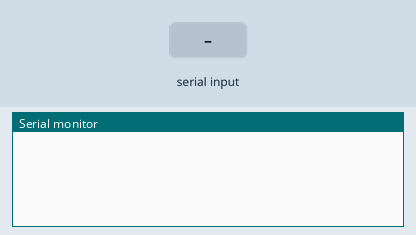
Recording of a sketch running on a simulated Arduino Uno, built with avr-gcc and run on an emulated ATmega328P. Shown: the last lines printed to the serial monitor. The test bench sets the inputs (shaded band).

Above: at 1.2 s.
1.3 s: "90,45\n" received over Serial
At 2.5 s:
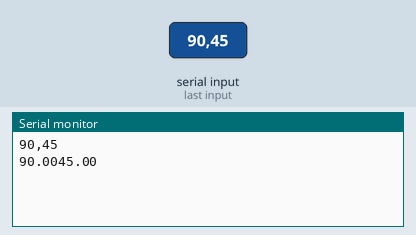
2.8 s: "1,90,45\n" received over Serial
At 4.0 s:
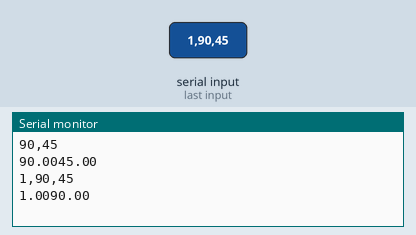

Measured:
- after the input at 1.3 s, the serial monitor: prints a new line at once (image 1)
- after the input at 2.8 s, the serial monitor: prints a new line at once (image 2)

The sketch:

NodeMCU_Code.ino
```cpp
// ............NodeMCU CODE ONLY TO RECIEVE DATA FROM ARDUINO........... //

void setup() {
  // put your setup code here, to run once:
  Serial.begin(9600);
}

void loop() {
  // put your main code here, to run repeatedly:
  if(Serial.available()>0){
    String data = Serial.readStringUntil('\n');
    Serial.println(data);
    int comma = data.indexOf(',');
    if(comma!=-1) {
     float ldrvalue1=data.substring(0,comma).toFloat();
     float ldrvalue2=data.substring(comma+1).toFloat();
     Serial.print(ldrvalue1);
     Serial.println(ldrvalue2);
    }
  }
}
```
